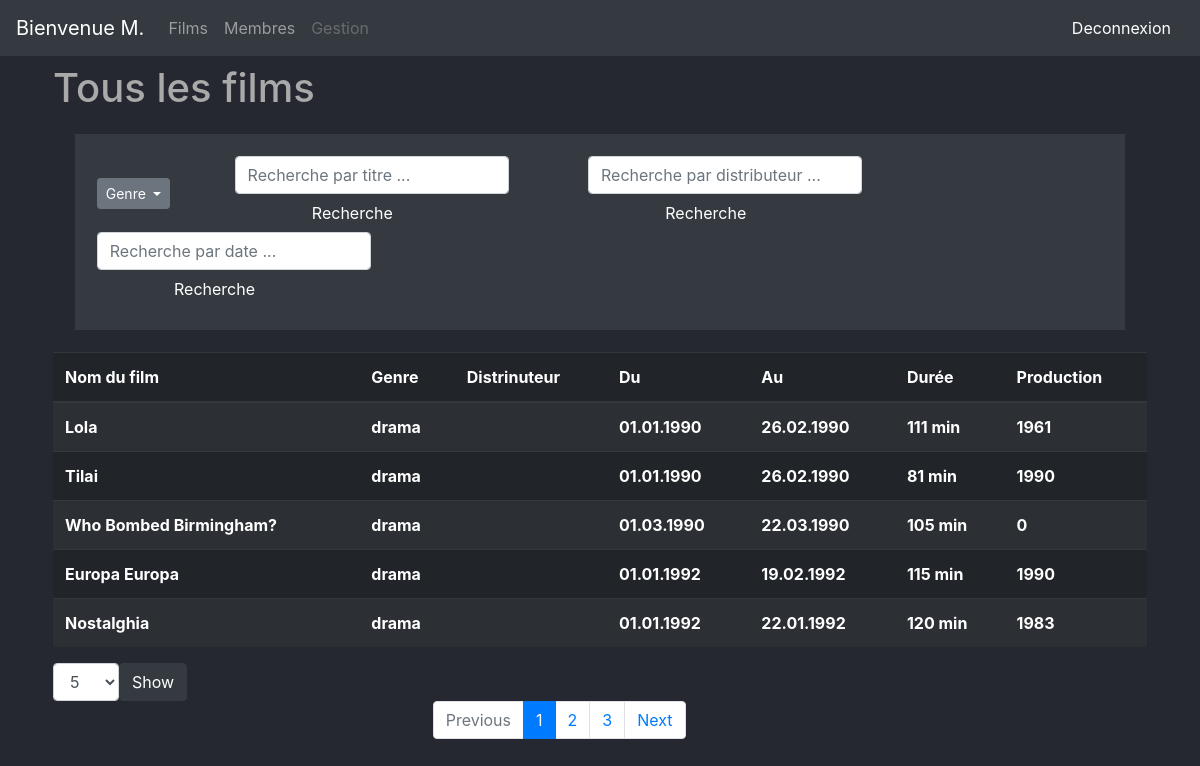
The app's page /my_cinema.php?genre=drama with its own data.
### tables this page shows
CREATE TABLE IF NOT EXISTS `film` (
  `id_film` int(11) NOT NULL,
  `id_genre` tinyint(4) DEFAULT NULL,
  `id_distrib` int(11) DEFAULT NULL,
  `titre` varchar(255) NOT NULL,
  `resum` varchar(255) NOT NULL,
  `date_debut_affiche` date NOT NULL,
  `date_fin_affiche` date NOT NULL,
  `duree_min` int(11) NOT NULL,
  `annee_prod` int(11) DEFAULT NULL,
  PRIMARY KEY (`id_film`),
  KEY `id_genre` (`id_genre`),
  KEY `id_distrib` (`id_distrib`)
);

CREATE TABLE IF NOT EXISTS `genre` (
  `id_genre` tinyint(4) NOT NULL,
  `nom` varchar(255) NOT NULL,
  PRIMARY KEY (`id_genre`)
);

### my_cinema_post.php (called while the page is built, shortened)
<?php
if(isset($_GET['entre']))
{
  $messagesParPage=$_GET['entre'];
  global $messagesParPage;
}else {
  $_GET['entre'] = $messagesParPage=5;
}
  include('connexion_bdd.php');
    if (isset($_GET['genre'])) {
      $retour_total = $bdd->prepare('SELECT COUNT(*) AS total
        FROM film
        LEFT JOIN genre ON film.id_genre = genre.id_genre
        LEFT JOIN distrib ON film.id_distrib = distrib.id_distrib
        WHERE genre.nom = :genre');
        $retour_total->bindValue(':genre', $_GET['genre']);
        $retour_total->execute();
        $donnees_total = $retour_total->fetch();
        $total = $donnees_total['total'];
        $total = (int) $total;
        $messagesParPage = (int) $messagesParPage;
        $nombreDePages = ceil($total/$messagesParPage);
        if(isset($_GET['page']))
        {
          $pageActuelle=intval($_GET['page']);
          if($pageActuelle>$nombreDePages)
          {
            $pageActuelle=$nombreDePages;
          }
        }
        else
        {
          $pageActuelle=1;
        }
        $premiereEntree=($pageActuelle-1)*$messagesParPage;
      $req = $bdd->prepare('SELECT *,
        DATE_FORMAT(date_fin_affiche, "%d.%m.%Y") AS date_fin,
        DATE_FORMAT(date_debut_affiche, "%d.%m.%Y") AS date_debut,
        distrib.nom AS nom_d,
        genre.nom AS nom_g
        FROM film
        LEFT JOIN genre ON film.id_genre = genre.id_genre
        LEFT JOIN distrib ON film.id_distrib = distrib.id_distrib
        WHERE genre.nom = :genre
        LIMIT '.$premiereEntree.', '.$messagesParPage.'');
        $req->bindParam(':genre', $_GET['genre']);
        $resultat = $req->execute();
    }

### my_cinema.php (the view, shortened to what this page needs)
<!DOCTYPE html>
<html lang = "en">
  <head>
    <link rel = "stylesheet" href = "css/bootstrap.min.css">
    <link rel="stylesheet" href = "style.css">
  </head>
  <body>
    <?php require('header.php') ?>
    <div class = "container">
      <div class = "m-2">
        <h1>Tous les films</h1>
        <?php include('my_cinema_post.php') ?>
        <div class = "form-inline  filtres">
          <div class = "btn-group">
            <form method = "get">
              <button class = "btn btn-secondary btn-sm dropdown-toggle"
                type = "button" data-toggle = "dropdown" aria-haspopup = "true"
                aria-expanded = "false">
                Genre
              </button>
            </form>
          </div>
          <form method = "get">
            <input class = "form-control offset-sm-2" type = "text"
              name = "titre" placeholder = "Recherche par titre ...">
            <button class = "btn btn-dark offset-sm-4"
            type = "submit">Recherche</button>
          </form>
          <form method = "get">
            <input class = "form-control offset-sm-1" type = "text"
              name="distrib" placeholder="Recherche par distributeur ...">
            <button class = "btn btn-dark offset-sm-3"
            type = "submit">Recherche</button>
          </form>
          <form method = "get">
            <input class = "form-control" type = "text"
            name = "dates" placeholder = "Recherche par date ...">
            <button class = "btn btn-dark offset-sm-2"
            type = "submit">Recherche</button>
          </form>
        </div>
        <table class = "table table-striped table-dark">
          <thead>
            <tr>
              <th scope = "col">Nom du film</th>
              <th scope = "col">Genre</th>
              <th scope = "col">Distrinuteur</th>
              <th scope = "col">Du</th>
              <th scope = "col">Au</th>
              <th scope = "col">Durée</th>
              <th scope = "col">Production</th>
            </tr>
          </thead>
          <tbody id="myTable">
            <?php
              while ($resultat = $req->fetch()) {
            ?>
            <tr>
              <th scope = 'row'><?php echo $resultat['titre'] ?></th>
              <th><?php echo $resultat['nom_g']; ?></th>
              <th><?php echo $resultat['nom_d']; ?></th>
              <th><?php echo $resultat['date_debut']; ?></th>
              <th><?php echo $resultat['date_fin']; ?></th>
              <th><?php echo $resultat['duree_min']; ?> min</th>
              <th><?php echo $resultat['annee_prod']; ?></th>
            </tr>
            <?php
              }
            ?>
          </tbody>
        </table>
        <?php if ($nombreDePages > 1): ?>
          <form method = "get" class = "form-inline">
            <select class = "form-control" name = "entre">
              <option value = "5">5</option>
            </select>
            <button type = "submit" class = "btn btn-dark">Show</button>
          </form>
        <?php endif; ?>
        <?php
          if (isset($_GET['genre']) || isset($_GET['titre']) ||
          isset($_GET['dates'])) {
        ?>
        <div class = "col-sm-6 offset-sm-4">
          <nav aria-label = "Page navigation example" >
            <ul class = "pagination">
              <?php
                for($i=1; $i<=$nombreDePages; $i++) {
                  if ($i==$pageActuelle && $pageActuelle == 1) {
              ?>
              <li class = "page-item disabled">
                <a class = "page-link">Previous</a></li>
              <li class = "page-item active">
                  <a class = "page-link" href =
                    "my_cinema.php?page=<?= $i ?>
                    &entre=<?= $_GET['entre']; if(isset($_GET['genre'])){ ?>
                    &genre=<?= $_GET['genre']; }if(isset($_GET['titre'])){ ?>
                    &titre=<?= $_GET['titre']; }if(isset($_GET['dates'])){ ?>
                    &dates=<?= $_GET['dates']; } ?>"><?= $i ?></a></li>
                    <?php if ($nombreDePages > $pageActuelle){ ?>
                <li class = "page-item"><a class = "page-link"
                  href = "my_cinema.php?page=<?= $i+1 ?>
                  &entre=<?= $_GET['entre']; if(isset($_GET['genre'])){ ?>
                  &genre=<?= $_GET['genre']; }if(isset($_GET['titre'])){ ?>
                  &titre=<?= $_GET['titre']; }if(isset($_GET['dates'])){ ?>
                  &dates=<?= $_GET['dates']; } ?>"><?= $i+1 ?></a></li>
                  <?php if ($i+2 <= $nombreDePages): ?>
                    <li class = "page-item"><a class = "page-link"
                      href="my_cinema.php?page=<?= $i+2 ?>
                      &entre=<?= $_GET['entre']; if(isset($_GET['genre'])){ ?>
                      &genre=<?= $_GET['genre']; }if(isset($_GET['titre'])){ ?>
                      &titre=<?= $_GET['titre']; }if(isset($_GET['dates'])){ ?>
                      &dates=<?= $_GET['dates']; } ?>"><?= $i+2 ?></a></li>
                  <?php endif; ?>
                <li class="page-item"><a class="page-link"
                  href="my_cinema.php?page=<?= $i+1 ?>
                  &entre=<?= $_GET['entre']; if(isset($_GET['genre'])){ ?>
                  &genre=<?= $_GET['genre']; }if(isset($_GET['titre'])){ ?>
                  &titre=<?= $_GET['titre']; }if(isset($_GET['dates'])){ ?>
                  &dates=<?= $_GET['dates']; } ?>">Next</a></li>
                <?php
                  } else {
                ?>
                <li class="page-item disabled"><a class="page-link">Next</a></li>
                <?php
                    }
                  }
                ?>
                <?php
                  }
                ?>
              </ul>
            </nav>
          </div>
          <?php
            }
          ?>
        </div>
      </div>
  </body>
</html>

### style.css (style rules this page uses)
body { background-color: #252830; color: Darkgray; }
.filtres { padding: 2%; margin: 2%; background-color: #343a40; }

### records on screen
film: titre "Lola", id_genre.nom "drama", date_debut "01.01.1990", date_fin "26.02.1990", duree_min "111", annee_prod "1961"
film: titre "Tilai", id_genre.nom "drama", date_debut "01.01.1990", date_fin "26.02.1990", duree_min "81", annee_prod "1990"
film: titre "Who Bombed Birmingham?", id_genre.nom "drama", date_debut "01.03.1990", date_fin "22.03.1990", duree_min "105", annee_prod "0"
film: titre "Europa Europa", id_genre.nom "drama", date_debut "01.01.1992", date_fin "19.02.1992", duree_min "115", annee_prod "1990"
film: titre "Nostalghia", id_genre.nom "drama", date_debut "01.01.1992", date_fin "22.01.1992", duree_min "120", annee_prod "1983"
